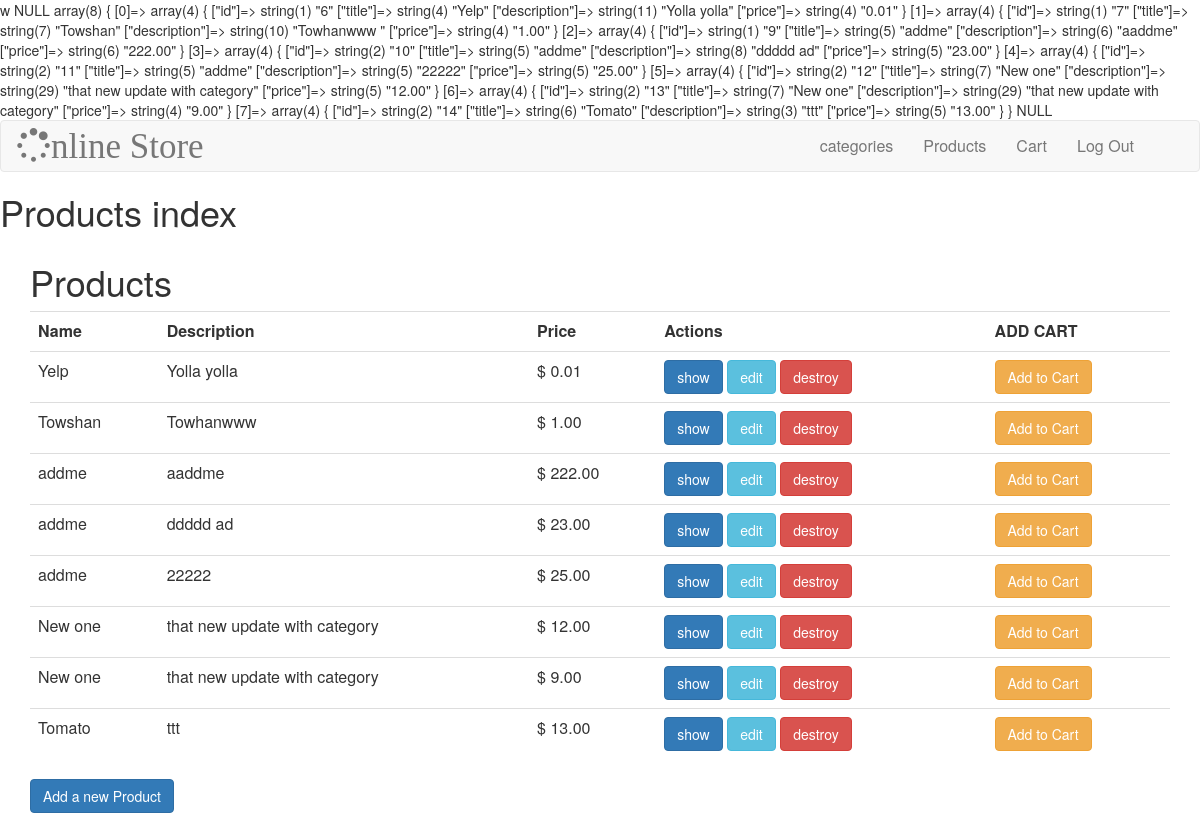
The page / on the database its author committed.
### tables this page shows
CREATE TABLE `products` (
  `id` int(11) NOT NULL AUTO_INCREMENT,
  `title` varchar(45) DEFAULT NULL,
  `description` longtext,
  `price` decimal(10,2) DEFAULT NULL,
  `user_id` int(11) DEFAULT NULL,
  `category_id` int(11) DEFAULT NULL,
  `created_at` datetime DEFAULT NULL,
  `updated_at` datetime DEFAULT NULL,
  PRIMARY KEY (`id`)
);

### application/controllers/products.php (called while the page is built, shortened)
<?php
class Products extends CI_Controller {
	public function index(){
		$products = $this->product->all_products();
		$this->load->view('products/index', array('products' => $products));
	}
}

### index.php (called while the page is built, shortened)
<?php
require_once BASEPATH.'core/CodeIgniter.php';

### application/models/product.php (called while the page is built, shortened)
<?php
class Product extends CI_Model {
	function all_products(){
		$query = "SELECT id, title, description, price FROM products";
		return $this->db->query($query)->result_array();
	}
}

### application/views/products/index.php (the view, shortened to what this page needs)
w<!DOCTYPE html>
<html>
  <head>
    <link rel="stylesheet" href="<?= base_url('assets/css/style.css'); ?>">
    <link href="<?php echo base_url('assets/css/bootstrap.min.css') ?>" rel="stylesheet">
    <link href="<?php echo base_url('assets/css/font-awesome.min.css') ?>" rel="stylesheet">
</head>
<body>
	<?php var_dump($this->session->userdata('user_session')) ?>
  <?php var_dump($products) ?>
  <?php var_dump($this->session->userdata('cart_items')) ?>
<?php $this->load->view('/partials/navbar') ?>
	<h1>Products index</h1>
<div class="container">
 <h1>Products</h1>
<table class='table table-hover'>
  <tr>
    <th>Name</th>
    <th>Description</th>
    <th>Price</th>
    <th>Actions</th>
    <th> ADD CART</th>
  </tr>
  <?php
    foreach ($products as $product) {
   ?>
  <tr>
    <td><?= $product['title'] ?></td>
    <td><?= $product['description'] ?></td>
    <td>$ <?= $product['price'] ?></td>
    <td>
      <a href="products/show/<?= $product['id']?>"><button class='btn btn-primary'>show</button></a>
      <a href="products/edit/<?= $product['id']?>"><button class='btn btn-info'>edit</button></a>
      <a href="products/destroy/<?= $product['id']?>"><button class='btn btn-danger'>destroy</button></a>
    </td>
    <td><a href="/carts/add/<?= $product['id']?>"><button class='btn btn-warning'>Add to Cart</button></a></td>
  </tr>
  <?php } ?>
</table>
  <a href="/products/create"><button class='pull-left btn btn-primary'> Add a new Product</button></a>
</div>
</body>
</html>

### application/views/partials/navbar.php (shortened to what this page needs)
<nav class="navbar navbar-default">
  <div class="container-fluid">
    <div class="navbar-header">
      <ul class="nav navbar-nav">
        <li><a class="navbar-brand fa fa-spinner " href="/">nline Store</a></li></li>
      </ul>
    </div>
    <div class="collapse navbar-collapse" id="bs-example-navbar-collapse-1">
      <ul class="nav navbar-nav navbar-right">
        <li><a href="/categories">categories</a></li>
        <li><a href="/products">Products</a></li>
        <li><a href="/cart">Cart</a></li>
        <li><a href="/users/logout">Log Out</a></li>
      </ul>
    </div>
  </div>
</nav>

### assets/css/style.css (style rules this page uses)
* { margin-top: 0px; }
.navbar .navbar-brand { font-size: 35px; }
.navbar .navbar-right { font-size: 16px; margin-right: 20px; }

### rows shown on the page
products: title "Yelp", description "Yolla yolla", price "0.01"
products: title "Towshan", description "Towhanwww", price "1.00"
products: title "addme", description "aaddme", price "222.00"
products: title "addme", description "ddddd ad", price "23.00"
products: title "addme", description "22222", price "25.00"
products: title "New one", description "that new update with category", price "12.00"
products: title "New one", description "that new update with category", price "9.00"
products: title "Tomato", description "ttt", price "13.00"
